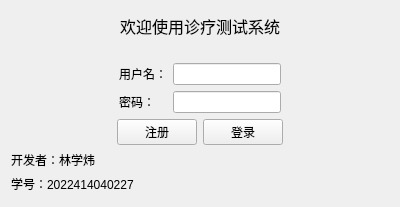
<?xml version="1.0" encoding="UTF-8"?>
<ui version="4.0">
 <class>LoginView</class>
 <widget class="QWidget" name="LoginView">
  <property name="geometry">
   <rect>
    <x>0</x>
    <y>0</y>
    <width>400</width>
    <height>207</height>
   </rect>
  </property>
  <property name="windowTitle">
   <string>登录</string>
  </property>
  <layout class="QVBoxLayout" name="verticalLayout">
   <item>
    <spacer name="verticalSpacer">
     <property name="orientation">
      <enum>Qt::Vertical</enum>
     </property>
     <property name="sizeHint" stdset="0">
      <size>
       <width>20</width>
       <height>20</height>
      </size>
     </property>
    </spacer>
   </item>
   <item>
    <widget class="QLabel" name="labelTitle">
     <property name="text">
      <string>&lt;html&gt;&lt;head/&gt;&lt;body&gt;&lt;p&gt;&lt;span style=&quot; font-size:12pt;&quot;&gt;欢迎使用诊疗测试系统&lt;/span&gt;&lt;/p&gt;&lt;/body&gt;&lt;/html&gt;</string>
     </property>
     <property name="alignment">
      <set>Qt::AlignCenter</set>
     </property>
    </widget>
   </item>
   <item>
    <spacer name="verticalSpacer_3">
     <property name="orientation">
      <enum>Qt::Vertical</enum>
     </property>
     <property name="sizeHint" stdset="0">
      <size>
       <width>20</width>
       <height>36</height>
      </size>
     </property>
    </spacer>
   </item>
   <item>
    <layout class="QHBoxLayout" name="horizontalLayout">
     <item>
      <spacer name="horizontalSpacer">
       <property name="orientation">
        <enum>Qt::Horizontal</enum>
       </property>
       <property name="sizeHint" stdset="0">
        <size>
         <width>40</width>
         <height>20</height>
        </size>
       </property>
      </spacer>
     </item>
     <item>
      <layout class="QFormLayout" name="formLayout">
       <item row="0" column="0">
        <widget class="QLabel" name="label_2">
         <property name="text">
          <string>用户名：</string>
         </property>
        </widget>
       </item>
       <item row="1" column="0">
        <widget class="QLabel" name="label_3">
         <property name="text">
          <string>密码：</string>
         </property>
        </widget>
       </item>
       <item row="1" column="1">
        <widget class="QLineEdit" name="lineEdit_2"/>
       </item>
       <item row="0" column="1">
        <widget class="QLineEdit" name="lineEdit"/>
       </item>
      </layout>
     </item>
     <item>
      <spacer name="horizontalSpacer_2">
       <property name="orientation">
        <enum>Qt::Horizontal</enum>
       </property>
       <property name="sizeHint" stdset="0">
        <size>
         <width>40</width>
         <height>20</height>
        </size>
       </property>
      </spacer>
     </item>
    </layout>
   </item>
   <item>
    <layout class="QHBoxLayout" name="horizontalLayout_2">
     <item>
      <spacer name="horizontalSpacer_3">
       <property name="orientation">
        <enum>Qt::Horizontal</enum>
       </property>
       <property name="sizeHint" stdset="0">
        <size>
         <width>40</width>
         <height>20</height>
        </size>
       </property>
      </spacer>
     </item>
     <item>
      <layout class="QFormLayout" name="formLayout_2">
       <item row="0" column="1">
        <widget class="QPushButton" name="pushButton_2">
         <property name="text">
          <string>登录</string>
         </property>
        </widget>
       </item>
       <item row="0" column="0">
        <widget class="QPushButton" name="btSignzc">
         <property name="text">
          <string>注册</string>
         </property>
        </widget>
       </item>
      </layout>
     </item>
     <item>
      <spacer name="horizontalSpacer_4">
       <property name="orientation">
        <enum>Qt::Horizontal</enum>
       </property>
       <property name="sizeHint" stdset="0">
        <size>
         <width>40</width>
         <height>20</height>
        </size>
       </property>
      </spacer>
     </item>
    </layout>
   </item>
   <item>
    <widget class="QLabel" name="label">
     <property name="text">
      <string>开发者：林学炜</string>
     </property>
    </widget>
   </item>
   <item>
    <widget class="QLabel" name="label_4">
     <property name="text">
      <string>学号：2022414040227</string>
     </property>
    </widget>
   </item>
   <item>
    <spacer name="verticalSpacer_4">
     <property name="orientation">
      <enum>Qt::Vertical</enum>
     </property>
     <property name="sizeHint" stdset="0">
      <size>
       <width>20</width>
       <height>20</height>
      </size>
     </property>
    </spacer>
   </item>
  </layout>
 </widget>
 <resources/>
 <connections/>
</ui>
